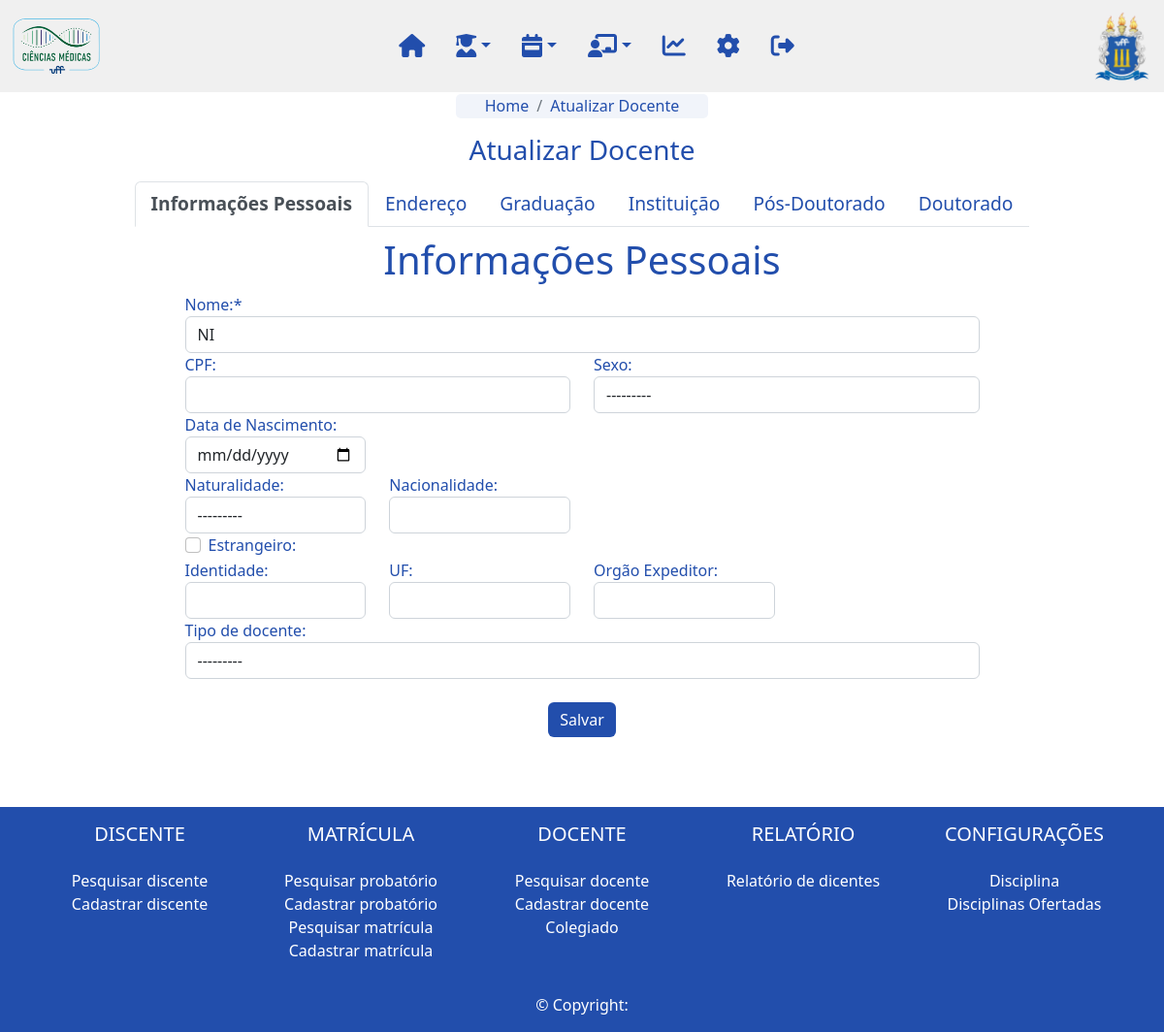
The app's page /professor/edita/1 with its own data.
### professor/models.py (models this page shows, shortened)
class Professor(models.Model):
      TIPO_DOCENTE_CHOICES = (
            ("Permanente", "Permanente"),
            ("Colaborador", "Colaborador"),
            ("Coorientador", "Coorientador"),
            ("Visitante", "Visitante"),
            ("Pos Doutor", "Pós Doutor"),
      )
      nome = models.CharField(max_length=200, verbose_name='Nome:')
      sexo = models.ForeignKey(Sexo, on_delete=models.DO_NOTHING , null=True, blank=True, verbose_name='Sexo:')
      dt_nascimento = models.DateField(null=True, blank=True, verbose_name='Data de nascimento:')
      estrangeiro = models.BooleanField(default=False, verbose_name='Estrangeiro:')
      nacionalidade = models.CharField(max_length=100, null=True, blank=True, verbose_name='Nacionalidade:')
      naturalidade = models.ForeignKey(UnidadeFederativa, on_delete=models.DO_NOTHING,  null=True, blank=True, verbose_name='Naturalidade:')
      cpf = models.CharField(max_length=14, null=True, blank=True, verbose_name='CPF:')
      identidade = models.CharField(max_length=12, null=True, blank=True, verbose_name='Identidade:')
      identidade_uf= models.CharField(max_length=2, null=True, blank=True, verbose_name='UF:')
      identidade_orgao = models.CharField(max_length=100, null=True, blank=True, verbose_name='Orgão Expeditor:')
      tipo_docente = models.CharField(max_length=100, choices=TIPO_DOCENTE_CHOICES, null=True, blank=True, verbose_name='Tipo de docente:')
      endereco = models.OneToOneField(Endereco, on_delete=models.DO_NOTHING)
      doutorado = models.OneToOneField(Doutorado, on_delete=models.DO_NOTHING)
      graduacao = models.OneToOneField(Graduacao, on_delete=models.DO_NOTHING, related_name="professor_graduacao")
      trabalho = models.ForeignKey(Trabalho, on_delete=models.DO_NOTHING, related_name="professor_trabalho")
      pos_doutorado = models.ForeignKey(PosDoutorado, on_delete=models.DO_NOTHING, related_name="professor_pos_doutorado")
      slug = models.SlugField(max_length=250, unique_for_date='dt_cadastro')
      updated = models.DateTimeField(auto_now=True)
      cadastrado_por = models.ForeignKey(User, on_delete=models.DO_NOTHING, related_name='professor_cadastrado_por')

### config/models.py (models this page shows)
class Sexo(models.Model):
    sexo = models.CharField(max_length=50)
    cor = RGBColorField(default='#000000')
    def __str__(self):
            return str(self.sexo)

### professor/views.py (the view, shortened to what this page needs)
# urls.py: path('edita/<slug:professor>', cadastra_professor, name='edita_professor'),
def cadastra_professor(request, professor=None):
    pagina = "Cadastrar Docente"
    form_professor = ProfessorForm()
    form_graduacao = GraduacaoForm()
    form_trabalho = TrabalhoForm()
    form_pos_doutorado = PosDoutoradoForm()
    form_endereco = EnderecoForm()
    form_doutorado = DoutoradoForm()
    if (professor is not None):
        pagina = "Atualizar Docente"
        professor = Professor.objects.get(slug=professor)
        form_professor = ProfessorForm(instance=professor)
        form_graduacao = GraduacaoForm(instance=professor.graduacao)
        form_trabalho = TrabalhoForm(instance=professor.trabalho)
        form_pos_doutorado = PosDoutoradoForm(instance=professor.pos_doutorado)
        form_endereco = EnderecoForm(instance=professor.endereco)
        form_doutorado = DoutoradoForm(instance=professor.doutorado)
    return render(request, "cadastra_professor.html", {'form_professor': form_professor, 'form_graduacao': form_graduacao, 'form_trabalho': form_trabalho, 'form_pos_doutorado':form_pos_doutorado, 'form_endereco': form_endereco, 'form_doutorado': form_doutorado, 'pagina': pagina, 'professor': professor})

### professor/forms.py (shortened to what this page needs)
class ProfessorForm(ModelForm):
    dt_nascimento = DateField(label='Data de Nascimento:', required=False, widget=TextInput(attrs={'type':'date'}))
    cpf = CharField(max_length="14", label="CPF:", required=False, widget=TextInput(attrs={"data-mask": "000.000.000-00"}))
    def __init__(self, *args, **kwargs):
        super(ProfessorForm, self).__init__(*args, **kwargs)
    class Meta:
        model = Professor
        fields = "__all__"
        exclude = ['endereco', 'doutorado', 'graduacao', 'trabalho', 'pos_doutorado', 'slug', 'updated', 'cadastrado_por', 'membro_colegiado']

class GraduacaoForm(ModelForm):
    class Meta:
        model = Graduacao
        fields = '__all__'

### config/models.py (called while the page is built)
    def __str__(self):
            return str(self.sigla)

    def __str__(self):
            return str(self.instituicao)

### professor/templates/cadastra_professor.html (shortened to what this page needs)
{% extends "base.html" %}
{% load static %}
{% load crispy_forms_tags %}
{% block content %}
    {% include 'navbar.html' %}
    <div class="body container" style="align-items: center; justify-content: center; justify-items: center; text-justify: center;">
        <nav aria-label="breadcrumb">
            <ol class="breadcrumb">
              <li class="breadcrumb-item"><a href="{% url 'home'%}">Home</a></li>
              <li class="breadcrumb-item active" aria-current="page"><a href="{% url 'professor:cadastra_professor' %}">{{pagina}}</a></li>
            </ol>
          </nav>
          <h3 class="text-center my-3">{{pagina}}</h3>
        <ul class="nav nav-tabs">
            <li class="nav-item">
                <a class="nav-link active" data-toggle="tab" href="#id_info">Informações Pessoais</a>
            </li>
            <li class="nav-item">
                <a class="nav-link" data-toggle="tab" href="#id_endereco">Endereço</a>
            </li>
            <li class="nav-item">
                <a class="nav-link" data-toggle="tab" href="#id_graduacao">Graduação</a>
            </li>
            <li class="nav-item">
                <a class="nav-link" data-toggle="tab" href="#id_trabalho">Instituição</a>
            </li>
            <li class="nav-item">
                <a class="nav-link" data-toggle="tab" href="#id_posdoc">Pós-Doutorado</a>
            </li>
            <li class="nav-item">
                <a class="nav-link" data-toggle="tab" href="#id_doutorado">Doutorado</a>
            </li>
        </ul>
        <form action="" method="POST" class="cadastro_form">
            <div class="tab-content">
            <div id="id_info" class="tab-pane container active">
                <h1>Informações Pessoais</h1>
                {% include 'forms_template/form_professor.html' with form_professor=form_professor %}
            </div>
        </div>
        <div class="d-flex justify-content-center">
            <button class="btn btn-primary m-4" type="submit" formnovalidate="formnovalidate">Salvar</button>
        </div>
        </form>
    </div>
{% include 'footer.html' %}
{% endblock %}

### templates/forms_template/form_professor.html
{% load crispy_forms_tags %}
{{form_professor.nome|as_crispy_field}}
<div class="row">
    <div class="col-6">
        {{form_professor.cpf|as_crispy_field}}
    </div>
    <div class="col-6">
        {{form_professor.sexo|as_crispy_field}}
    </div>
    <div class="col-3">
        {{form_professor.dt_nascimento|as_crispy_field}}
    </div>
</div>
<div class="row">
    <div class="col-3">
        {{form_professor.naturalidade|as_crispy_field}}
    </div>
    <div class="col-3">
        {{form_professor.nacionalidade|as_crispy_field}}
    </div>
</div>
{{form_professor.estrangeiro|as_crispy_field}}
<div class="row">
    <div class="col-3">
        {{form_professor.identidade|as_crispy_field}}
    </div>
    <div class="col-3">
        {{form_professor.identidade_uf|as_crispy_field}}
    </div>
    <div class="col-3">
        {{form_professor.identidade_orgao|as_crispy_field}}
    </div>
</div>
{{form_professor.tipo_docente|as_crispy_field}}

### static/css/styles.css (style rules this page uses)
html { height:100% }
body { height: 100%; }
.body { position:relative; padding-top: 80pt; color: #224EAC; min-height: 80%; }
.nav-item { font-size:larger; text-transform: capitalize; }
ul { color: #224EAC !important; }
a { text-decoration: none; }
.nav-link { color: #224EAC; }
.nav-link.active { font-weight: 700; }
.btn-primary { background-color: #224EAC !important; border-style: none !important; }
.breadcrumb { margin-top: -10px; border-radius: 5px; background-color: #224EAC10; height: 25px; padding: 0px 30px; }
.breadcrumb a { color: #224EAC; }
.breadcrumb-item.active { font-weight: 500; }

### professor/templates/cadastra_professor.html (style rules this page uses)
h1 { color: #224EAC; text-align: center; margin: 10px; }

### records on screen
Professor: nome "NI", naturalidade "---------", tipo_docente "---------"
Sexo: sexo "---------"

### other values on screen
{{ pagina }} "Atualizar Docente"
